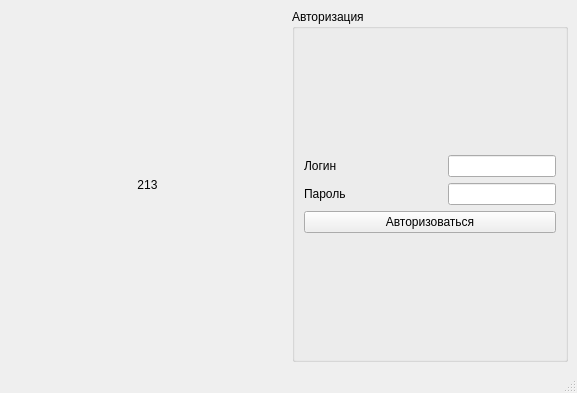
<?xml version="1.0" encoding="UTF-8"?>
<ui version="4.0">
 <class>MainWindow</class>
 <widget class="QMainWindow" name="MainWindow">
  <property name="geometry">
   <rect>
    <x>0</x>
    <y>0</y>
    <width>577</width>
    <height>393</height>
   </rect>
  </property>
  <property name="windowTitle">
   <string>AuthorisationTitle</string>
  </property>
  <property name="windowIcon">
   <iconset>
    <normaloff>image.jpg</normaloff>image.jpg</iconset>
  </property>
  <property name="statusTip">
   <string>Status</string>
  </property>
  <widget class="QWidget" name="centralwidget">
   <layout class="QHBoxLayout" name="horizontalLayout_3">
    <item>
     <widget class="QLabel" name="image">
      <property name="sizePolicy">
       <sizepolicy hsizetype="Expanding" vsizetype="Preferred">
        <horstretch>0</horstretch>
        <verstretch>0</verstretch>
       </sizepolicy>
      </property>
      <property name="text">
       <string>&lt;html&gt;&lt;head/&gt;&lt;body&gt;&lt;p align=&quot;center&quot;&gt;213&lt;/p&gt;&lt;/body&gt;&lt;/html&gt;</string>
      </property>
     </widget>
    </item>
    <item>
     <widget class="QGroupBox" name="groupBox">
      <property name="title">
       <string>Авторизация</string>
      </property>
      <layout class="QGridLayout" name="gridLayout">
       <item row="0" column="0">
        <layout class="QVBoxLayout" name="verticalLayout_2">
         <item>
          <layout class="QVBoxLayout" name="verticalLayout">
           <item>
            <layout class="QHBoxLayout" name="horizontalLayout">
             <item>
              <widget class="QLabel" name="label">
               <property name="text">
                <string>Логин</string>
               </property>
              </widget>
             </item>
             <item>
              <spacer name="horizontalSpacer">
               <property name="orientation">
                <enum>Qt::Horizontal</enum>
               </property>
               <property name="sizeHint" stdset="0">
                <size>
                 <width>40</width>
                 <height>20</height>
                </size>
               </property>
              </spacer>
             </item>
             <item>
              <widget class="QLineEdit" name="login"/>
             </item>
            </layout>
           </item>
           <item>
            <layout class="QHBoxLayout" name="horizontalLayout_2">
             <item>
              <widget class="QLabel" name="label_2">
               <property name="text">
                <string>Пароль</string>
               </property>
              </widget>
             </item>
             <item>
              <spacer name="horizontalSpacer_2">
               <property name="orientation">
                <enum>Qt::Horizontal</enum>
               </property>
               <property name="sizeHint" stdset="0">
                <size>
                 <width>40</width>
                 <height>20</height>
                </size>
               </property>
              </spacer>
             </item>
             <item>
              <widget class="QLineEdit" name="password"/>
             </item>
            </layout>
           </item>
          </layout>
         </item>
         <item>
          <widget class="QPushButton" name="pushButton">
           <property name="text">
            <string>Авторизоваться</string>
           </property>
          </widget>
         </item>
        </layout>
       </item>
      </layout>
     </widget>
    </item>
   </layout>
  </widget>
  <widget class="QMenuBar" name="menubar">
   <property name="geometry">
    <rect>
     <x>0</x>
     <y>0</y>
     <width>577</width>
     <height>25</height>
    </rect>
   </property>
  </widget>
  <widget class="QStatusBar" name="statusbar"/>
 </widget>
 <resources/>
 <connections/>
</ui>
